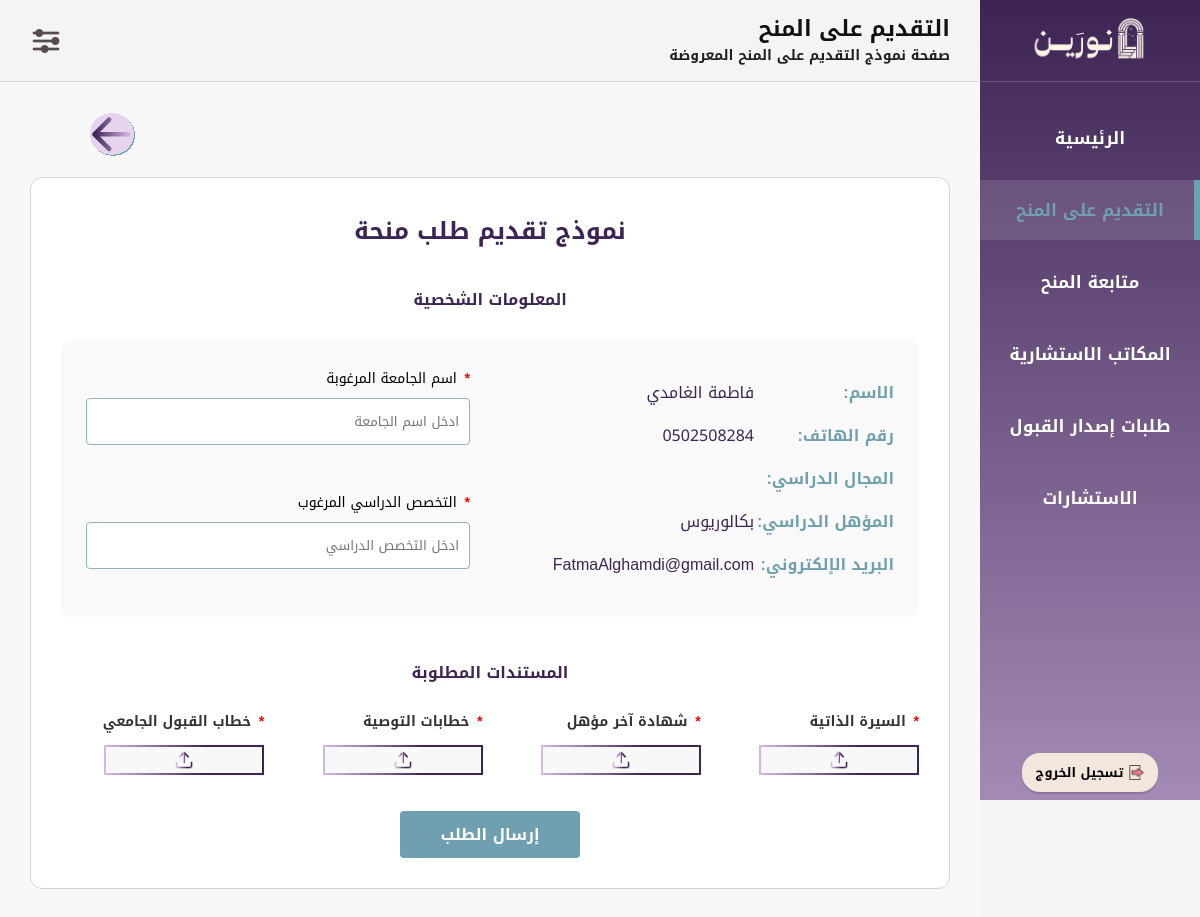
/Ben06_ApplyScholarship.php (signed in), run on an earlier commit of the app's database.
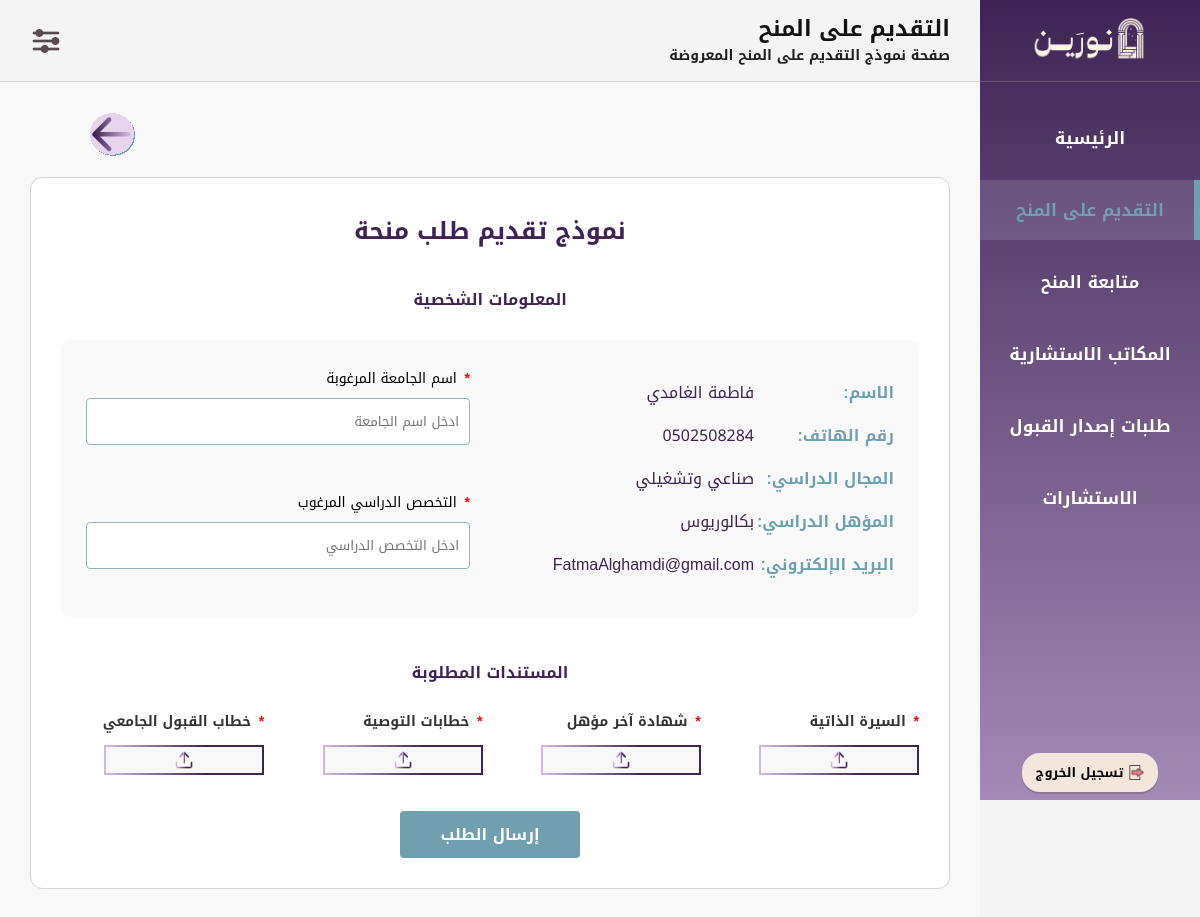
And on a later commit of the database.
### tables this page shows
CREATE TABLE `beneficiary` (
  `bnf_id` int(11) NOT NULL,
  `email` varchar(100) NOT NULL,
  `f_name` varchar(50) NOT NULL,
  `l_name` varchar(50) NOT NULL,
  `phone_num` varchar(15) NOT NULL,
  `password` varchar(255) NOT NULL,
  `degree_level` enum('ثانوي','بكالوريوس','ماجستير','') NOT NULL,
  `account_status` enum('نشط','محظور') NOT NULL DEFAULT 'نشط',
  `sch_field` varchar(100) NOT NULL
);

### Ben06_ApplyScholarship.php (the view, shortened to what this page needs)
<?php
$con = new mysqli("localhost", "root", "", "noreen");
$user_id = $_SESSION['user_id'];
$sch_id = isset($_GET['sch_id']) ? intval($_GET['sch_id']) : 0;
$sql_user = "SELECT * FROM beneficiary WHERE bnf_id = $user_id ";
$res_user = $con->query($sql_user);
$userData = $res_user->fetch_assoc();
?>
<!DOCTYPE html>
<html lang="ar" dir="rtl">
<head>
    <link rel="stylesheet" href="CSS01Layout.css?v=4">
    <link rel="stylesheet" href="Style.css"> </head>
<body>
<div class="layout">
    <aside class="sidebar">
        <div class="sidebar-top">
            <div class="sidebar-logo"><img src="شعار نورين.png" alt="نورين"></div>
            <ul class="sidebar-menu">
                <li><a href="Ben00_MainPage.php">الرئيسية</a></li>
                <li><a href="Ben04_BrowseScholarships.php" class="active">التقديم على المنح</a></li>
                <li><a href="Ben09_TrackScholarship.php">متابعة المنح</a></li>
                <li><a href="Ben013_ConsultingOffices.php">المكاتب الاستشارية</a></li>
                 <li><a href="Ben16_AdmissionList.php">طلبات إصدار القبول</a></li>
                <li><a href="Ben19_Consultations.php">الاستشارات</a></li>
            </ul>
        </div>
        <div class="sidebar-bottom">
            <form action="logout.php" method="post">
                <button type="submit" class="logout-btn"><img src="ايقونة تسجيل الخروج.png" class="logout-icon"><b>تسجيل الخروج</b></button>
            </form>
        </div>
    </aside>
    <div class="main-content">
        <header class="header">
            <div class="page-heading">
                <div class="page-title">التقديم على المنح</div>
                <div class="page-description">صفحة نموذج التقديم على المنح المعروضة </div>
            </div>
            <div class="header-icons">
                <div class="settings-dropdown">
                    <img src="ايقونة قائمة الاعدادات.png" class="menu-icon" alt="الإعدادات">
                </div>
            </div>
        </header>
        <div class="page">
<div class="back-wrap">    <a href="Ben04_BrowseScholarships.php?id=<?php echo $sch_id; ?>" class="back-btn">
        <img src="سهم تراجع.svg" class="back-icon" alt="رجوع" style="width: 45px; height: 45px;">
    </a>
</div>
            <div class="container">
                <div class="scholarship-details-box">
                    <h2 class="main-title" style="text-align: center; color: #3E2454;">نموذج تقديم طلب منحة</h2>
                    <form method="POST" enctype="multipart/form-data">
                        <div class="form-subtitle" style="text-align: center; margin-bottom: 25px; color: #3E2454; font-weight: bold;">المعلومات الشخصية</div>
                        <div class="personal-info-grid">
                            <div class="static-data">
                                <p><b>الاسم:</b> <?php echo $userData['f_name'] . " " . $userData['l_name']; ?></p>
                                <p><b>رقم الهاتف:</b> <span dir="ltr"><?php echo $userData['phone_num']; ?></span></p>
                                <p><b>المجال الدراسي:</b> <?php echo $userData['sch_field']; ?></p>
                                <p><b>المؤهل الدراسي:</b> <?php echo $userData['degree_level']; ?></p>
                                <p><b>البريد الإلكتروني:</b> <?php echo $userData['email']; ?></p>
                            </div>
                            <div class="form-fields">
                                <div class="field">
                                    <label><span class="star">*</span> اسم الجامعة المرغوبة</label>
                                    <input type="text" name="university" placeholder="ادخل اسم الجامعة" required>
                                </div>
                                <div class="field">
                                    <label><span class="star">*</span> التخصص الدراسي المرغوب</label>
                                    <input type="text" name="major" placeholder="ادخل التخصص الدراسي" required>
                                </div>
                            </div>
                        </div>
                        <div class="form-subtitle" style="text-align: center; margin-top: 40px; color: #3E2454; font-weight: bold;">المستندات المطلوبة</div>
                        <div class="docs-section">
                            <div class="doc-item">
                                <label class="title-label"><span class="star">*</span> السيرة الذاتية</label>
                                <label for="cv" class="upload-wrapper">
                                    <img src="upload.png" class="upload-img" alt="رفع">
                                </label>
                            </div>
                            <div class="doc-item">
                                <label class="title-label"><span class="star">*</span> شهادة آخر مؤهل</label>
                                <label for="cert" class="upload-wrapper">
                                    <img src="upload.png" class="upload-img" alt="رفع">
                                </label>
                            </div>
                            <div class="doc-item">
                                <label class="title-label"><span class="star">*</span> خطابات التوصية</label>
                                <label for="rec" class="upload-wrapper">
                                    <img src="upload.png" class="upload-img" alt="رفع">
                                </label>
                            </div>
                            <div class="doc-item">
                                <label class="title-label"><span class="star">*</span> خطاب القبول الجامعي</label>
                                <label for="accept" class="upload-wrapper">
                                    <img src="upload.png" class="upload-img" alt="رفع">
                                </label>
                            </div>
                        </div>
                        <div class="center-btn" style="text-align: center; margin-top: 30px;">
                            <button type="submit" name="submit_request" class="form-submit-btn">إرسال الطلب</button>
                        </div>
                    </form>
                </div>
            </div>
        </div>
    </div>
</div>
</body>
</html>

### CSS01Layout.css (style rules this page uses)
* { margin:0; padding:0; box-sizing:border-box; font-family:"Noto Kufi Arabic",sans-serif; text-decoration:none; }
body { background:#F4F4F4; direction:rtl; }
.layout { display:flex; min-height:100vh; }
.sidebar { width:220px; height:100vh; position:fixed; top:0; right:0; background:linear-gradient(to bottom,#3E2454,#A48BB5); color:#FFFFFF; display:flex; flex-direction:column; justify-content:space-between; z-index:1000; }
.sidebar-top { width:100%; }
.sidebar-logo { height:82px; display:flex; align-items:center; justify-content:center; border-bottom:1px solid rgba(255,255,255,0.18); }
.sidebar-logo img { width:120px; height:auto; object-fit:contain; }
.sidebar-menu { list-style:none; margin-top:26px; }
.sidebar-menu li { margin-bottom:12px; }
.sidebar-menu a { color:#FFFFFF; font-size:17px; font-weight:600; display:block; padding:14px 22px; text-align:center; transition:.25s; position:relative; }
.sidebar-menu a.active { color:#70A0AF; background:rgba(255,255,255,0.12); }
.sidebar-menu a.active::after { content:""; position:absolute; right:0; top:0; width:6px; height:100%; background:#70A0AF; }
.sidebar-bottom { padding:0 10px 8px; display:flex; justify-content:center; }
.logout-btn { background:#F3E6DD; border:none; border-radius:18px; padding:7px 14px; font-size:13px; cursor:pointer; display:flex; align-items:center; gap:6px; box-shadow:0 2px 1px rgba(0,0,0,0.15); transition:transform .3s, box-shadow .3s; }
.logout-icon { width:15px; height:15px; object-fit:contain; }
.main-content { margin-right:220px; width:calc(100% - 220px); min-height:100vh; display:flex; flex-direction:column; }
.header { min-height:82px; position:sticky; top:0; z-index:900; border-bottom:1px solid #d9d9d9; background:#F4F4F4; display:flex; flex-direction:row; align-items:center; justify-content:space-between; padding:10px 30px; }
.page-heading { display:flex; flex-direction:column; align-items:flex-end; justify-content:flex-start; text-align:right; }
.page-title { font-size:22px; font-weight:700; color:#111111; line-height:1.4; text-align:right; width:100%; }
.page-description { font-size:14px; font-weight:600; color:#1f1f1f; line-height:1.6; text-align:right; }
.header-icons { display:flex; align-items:center; }
.settings-dropdown { position:relative; display:inline-block; }
.settings-dropdown::after { content:""; position:absolute; top:100%; left:0; width:100%; height:10px; }
.menu-icon { width:32px; height:32px; cursor:pointer; display:block; object-fit:contain; }
.page { padding:30px; }

### Style.css (style rules this page uses)
* { box-sizing:border-box; }
body { margin:0; background:#F4F4F4; font-family:'Noto Kufi Arabic',sans-serif; }
.container { min-height:100vh; padding-top:120px; }
h2 { text-align:center; margin-bottom:30px; }
.field { flex:1; }
label { display:block; margin-bottom:6px; font-size:14px; }
.star { color:red; }
input, select { width:100%; padding:10px; border:1px solid #8fb4bf; border-radius:4px; font-family:'Noto Kufi Arabic',sans-serif; background:white; }
input { width:100%; padding:10px; border:1px solid #8fb4bf; border-radius:4px; font-family:'Noto Kufi Arabic',sans-serif; }

What changed in the data, as far as the page shows it:
changed beneficiary "فاطمة": sch_field (not shown) → "صناعي وتشغيلي"
